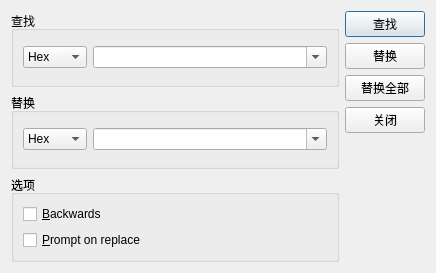
<?xml version="1.0" encoding="UTF-8"?>
<ui version="4.0">
 <class>SearchDialog</class>
 <widget class="QDialog" name="SearchDialog">
  <property name="geometry">
   <rect>
    <x>0</x>
    <y>0</y>
    <width>436</width>
    <height>273</height>
   </rect>
  </property>
  <property name="windowTitle">
   <string/>
  </property>
  <layout class="QHBoxLayout" name="horizontalLayout_3">
   <item>
    <layout class="QVBoxLayout" name="verticalLayout_2">
     <item>
      <widget class="QGroupBox" name="gbFind">
       <property name="title">
        <string>查找</string>
       </property>
       <layout class="QHBoxLayout" name="horizontalLayout">
        <item>
         <widget class="QComboBox" name="cbFindFormat">
          <item>
           <property name="text">
            <string>Hex</string>
           </property>
          </item>
          <item>
           <property name="text">
            <string>UTF-8</string>
           </property>
          </item>
         </widget>
        </item>
        <item>
         <widget class="QComboBox" name="cbFind">
          <property name="sizePolicy">
           <sizepolicy hsizetype="Expanding" vsizetype="Fixed">
            <horstretch>0</horstretch>
            <verstretch>0</verstretch>
           </sizepolicy>
          </property>
          <property name="editable">
           <bool>true</bool>
          </property>
         </widget>
        </item>
       </layout>
      </widget>
     </item>
     <item>
      <widget class="QGroupBox" name="gbReplace">
       <property name="title">
        <string>替换</string>
       </property>
       <layout class="QHBoxLayout" name="horizontalLayout_2">
        <item>
         <widget class="QComboBox" name="cbReplaceFormat">
          <item>
           <property name="text">
            <string>Hex</string>
           </property>
          </item>
          <item>
           <property name="text">
            <string>UTF-8</string>
           </property>
          </item>
         </widget>
        </item>
        <item>
         <widget class="QComboBox" name="cbReplace">
          <property name="sizePolicy">
           <sizepolicy hsizetype="Expanding" vsizetype="Fixed">
            <horstretch>0</horstretch>
            <verstretch>0</verstretch>
           </sizepolicy>
          </property>
          <property name="editable">
           <bool>true</bool>
          </property>
         </widget>
        </item>
       </layout>
      </widget>
     </item>
     <item>
      <widget class="QGroupBox" name="gbOptions">
       <property name="title">
        <string>选项</string>
       </property>
       <layout class="QVBoxLayout" name="verticalLayout_3">
        <item>
         <widget class="QCheckBox" name="cbBackwards">
          <property name="text">
           <string>&amp;Backwards</string>
          </property>
         </widget>
        </item>
        <item>
         <widget class="QCheckBox" name="cbPrompt">
          <property name="text">
           <string>&amp;Prompt on replace</string>
          </property>
         </widget>
        </item>
       </layout>
      </widget>
     </item>
    </layout>
   </item>
   <item>
    <layout class="QVBoxLayout" name="verticalLayout">
     <item>
      <widget class="QPushButton" name="pbFind">
       <property name="text">
        <string>查找</string>
       </property>
       <property name="shortcut">
        <string>F3</string>
       </property>
       <property name="default">
        <bool>true</bool>
       </property>
      </widget>
     </item>
     <item>
      <widget class="QPushButton" name="pbReplace">
       <property name="text">
        <string>替换</string>
       </property>
      </widget>
     </item>
     <item>
      <widget class="QPushButton" name="pbReplaceAll">
       <property name="text">
        <string>替换全部</string>
       </property>
      </widget>
     </item>
     <item>
      <widget class="QPushButton" name="pbCancel">
       <property name="text">
        <string>关闭</string>
       </property>
      </widget>
     </item>
     <item>
      <spacer name="verticalSpacer">
       <property name="orientation">
        <enum>Qt::Vertical</enum>
       </property>
       <property name="sizeHint" stdset="0">
        <size>
         <width>20</width>
         <height>40</height>
        </size>
       </property>
      </spacer>
     </item>
    </layout>
   </item>
  </layout>
 </widget>
 <tabstops>
  <tabstop>cbFind</tabstop>
  <tabstop>cbReplace</tabstop>
  <tabstop>cbFindFormat</tabstop>
  <tabstop>cbReplaceFormat</tabstop>
  <tabstop>cbBackwards</tabstop>
  <tabstop>cbPrompt</tabstop>
  <tabstop>pbFind</tabstop>
  <tabstop>pbReplace</tabstop>
  <tabstop>pbReplaceAll</tabstop>
  <tabstop>pbCancel</tabstop>
 </tabstops>
 <resources/>
 <connections>
  <connection>
   <sender>pbCancel</sender>
   <signal>clicked()</signal>
   <receiver>SearchDialog</receiver>
   <slot>hide()</slot>
   <hints>
    <hint type="sourcelabel">
     <x>360</x>
     <y>134</y>
    </hint>
    <hint type="destinationlabel">
     <x>364</x>
     <y>162</y>
    </hint>
   </hints>
  </connection>
 </connections>
</ui>
